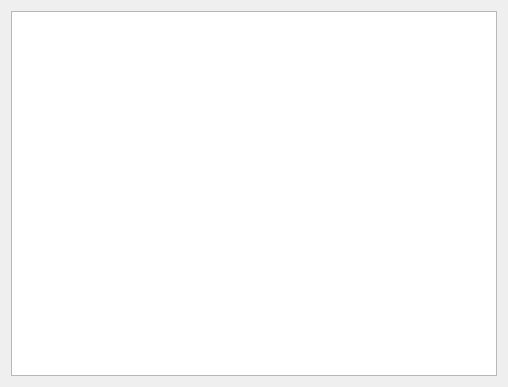
<?xml version="1.0" encoding="UTF-8"?>
<ui version="4.0">
 <class>UIQueuedUsers</class>
 <widget class="QWidget" name="UIQueuedUsers">
  <property name="geometry">
   <rect>
    <x>0</x>
    <y>0</y>
    <width>508</width>
    <height>387</height>
   </rect>
  </property>
  <property name="windowTitle">
   <string notr="true"/>
  </property>
  <layout class="QVBoxLayout" name="verticalLayout">
   <item>
    <widget class="QTreeView" name="treeView_USERS">
     <property name="sizePolicy">
      <sizepolicy hsizetype="Expanding" vsizetype="Expanding">
       <horstretch>0</horstretch>
       <verstretch>0</verstretch>
      </sizepolicy>
     </property>
     <property name="showDropIndicator" stdset="0">
      <bool>false</bool>
     </property>
     <property name="alternatingRowColors">
      <bool>true</bool>
     </property>
     <property name="selectionMode">
      <enum>QAbstractItemView::ExtendedSelection</enum>
     </property>
     <property name="sortingEnabled">
      <bool>true</bool>
     </property>
    </widget>
   </item>
  </layout>
 </widget>
 <resources/>
 <connections/>
</ui>
